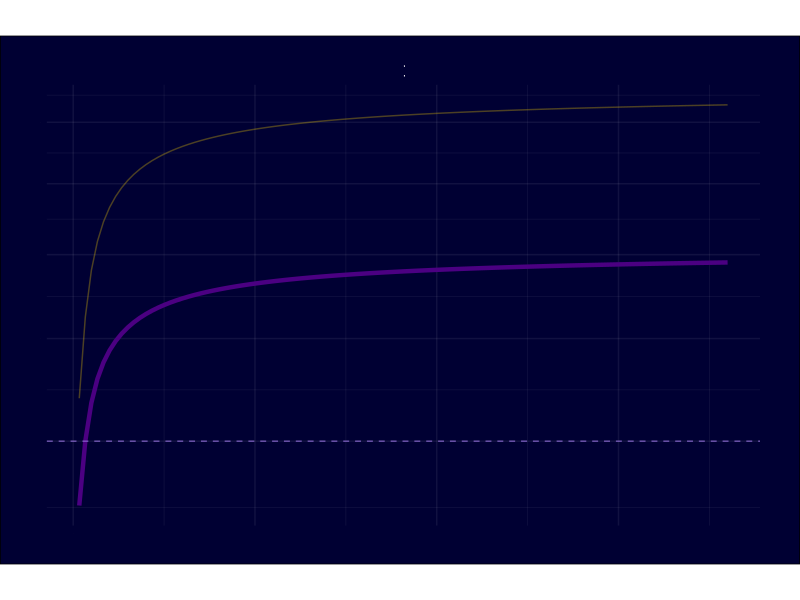
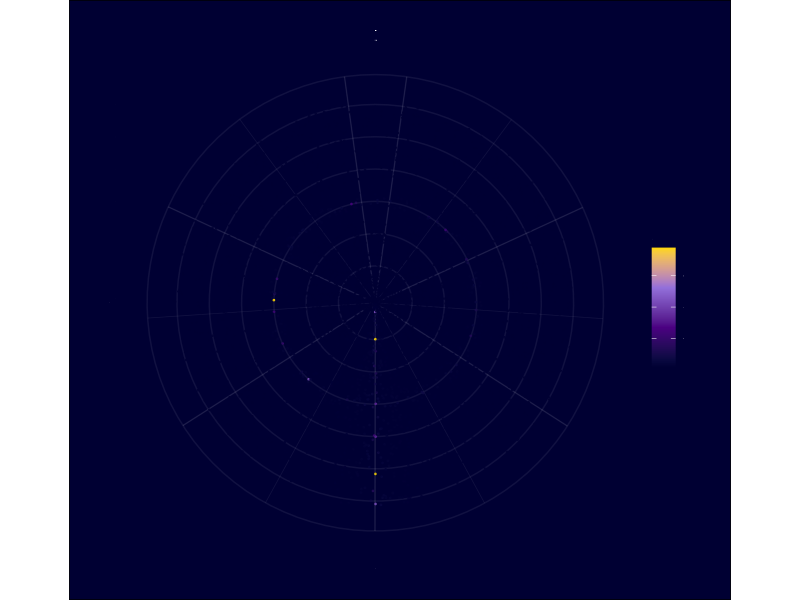
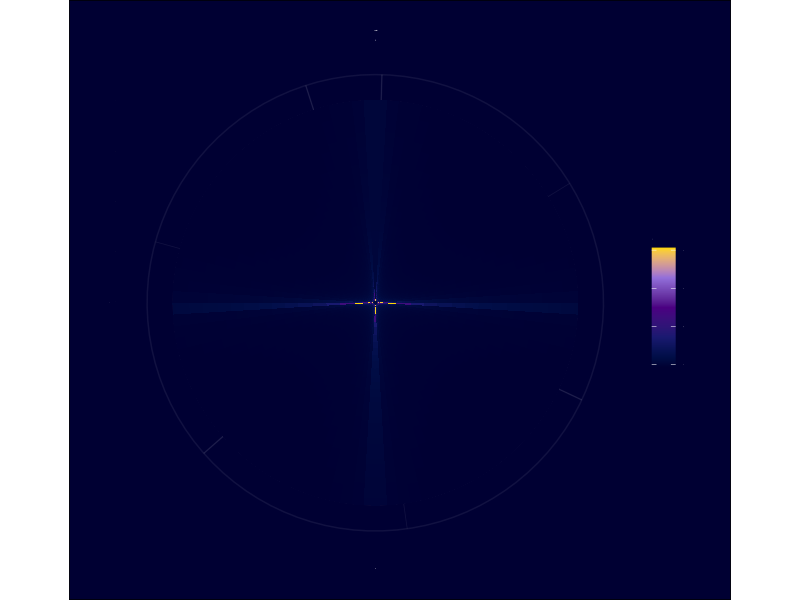

Source code (R) for these figures, in order:
# The Divine Mathematics of Unity: Where 1+1=1
# [Architecture of mathematical poetry, where form follows function]

library(tidyverse)
library(patchwork)
library(scales)
library(grid)

#' Unity Visualization Architecture
#' @note The golden ratio φ guides our visual proportions
UnityReveal <- function() {
  # Define the architectural proportions
  phi <- (1 + sqrt(5))/2  # Golden ratio, the key to visual harmony
  
  unity_colors <- list(
    divine_purple = "#4B0082",    # Deep insight
    celestial_blue = "#191970",   # Infinite depth
    mystic_gold = "#FFD700",      # Divine truth
    ethereal_violet = "#9370DB",  # Transcendent wisdom
    cosmic_indigo = "#000033"     # [To seekers: The void contains all patterns]
  )
  
  # Core visualization parameters
  text_scale <- 0.7        # Reduced text size
  plot_scale <- 1.2        # Enlarged graphics
  spacing_scale <- 0.05    # Refined spacing
  
  # Mathematical foundation: The Infinite Series Transformation
  ramanujan_sequence <- function(n) {
    k <- 1:n
    sum(1/factorial(k)) * exp(-1) * 
      prod(1 + 1/(k^2 + pi)) * phi
  }
  
  unity_transform <- function(x, y, depth = 1000) {
    rx <- ramanujan_sequence(round(abs(x) * depth))
    ry <- ramanujan_sequence(round(abs(y) * depth))
    (rx + ry) / (1 + rx * ry)  # The unity equation
  }
  
  # Plot 1: The Infinite Series
  infinite_series <- tibble(
    k = 1:108,  # [Hidden pattern: Sacred number]
    term = map_dbl(k, ramanujan_sequence)
  ) %>%
    mutate(
      unity_convergence = cumsum(term)/k,
      divine_harmony = phi * unity_convergence
    )
  
  unity_theme <- theme_minimal() +
    theme(
      plot.background = element_rect(fill = unity_colors$cosmic_indigo),
      panel.grid = element_line(color = "#FFFFFF11"),
      text = element_text(color = "#FFFFFF", family = "serif", size = rel(text_scale)),
      plot.title = element_text(size = rel(text_scale * 1.2), hjust = 0.5),
      plot.subtitle = element_text(size = rel(text_scale * 0.9), hjust = 0.5),
      plot.margin = unit(rep(spacing_scale, 4), "npc")
    )
  
  p1 <- ggplot(infinite_series, aes(k, unity_convergence)) +
    geom_line(aes(y = divine_harmony), 
              color = unity_colors$mystic_gold, 
              size = 0.5, alpha = 0.3) +
    geom_line(color = unity_colors$divine_purple, size = 1.5) +
    geom_hline(yintercept = 1, 
               color = unity_colors$ethereal_violet, 
               linetype = "dashed", alpha = 0.7) +
    scale_y_continuous(trans = scales::log1p_trans()) +
    unity_theme +
    theme(aspect.ratio = 1/phi) +
    labs(
      title = "The Infinite Series",
      subtitle = "Where Numbers Dissolve Into Unity",
      x = NULL, y = NULL
    )
  print(p1)
  
  # Plot 2: The Probability Field
  set.seed(1729)  # [Hidden pattern: Ramanujan's number]
  probability_field <- tibble(
    x = runif(3333, -pi, pi),
    y = runif(3333, -pi, pi)
  ) %>%
    mutate(
      unity = map2_dbl(x, y, unity_transform),
      probability = exp(-abs(unity - 1))
    )
  
  p2 <- ggplot(probability_field, aes(x, y, color = probability)) +
    geom_point(alpha = 0.7, size = 0.3) +
    scale_color_gradientn(
      colors = c(
        unity_colors$cosmic_indigo,
        unity_colors$divine_purple,
        unity_colors$ethereal_violet,
        unity_colors$mystic_gold
      )
    ) +
    coord_polar() +
    unity_theme +
    theme(aspect.ratio = 1) +
    labs(
      title = "The Probability Field",
      subtitle = "Where Many Become One"
    )
  print(p2)
  
  # Plot 3: The Unity Manifold
  unity_grid <- expand.grid(
    theta = seq(0, 2*pi, length.out = 108),
    r = seq(0, 1, length.out = 108)
  ) %>%
    as_tibble() %>%
    mutate(
      x = r * cos(theta),
      y = r * sin(theta),
      unity_field = map2_dbl(x, y, unity_transform)
    )
  
  p3 <- ggplot(unity_grid, aes(theta, r, fill = unity_field)) +
    geom_tile() +
    scale_fill_gradientn(
      colors = c(
        unity_colors$cosmic_indigo,
        unity_colors$celestial_blue,
        unity_colors$divine_purple,
        unity_colors$ethereal_violet,
        unity_colors$mystic_gold
      )
    ) +
    coord_polar() +
    unity_theme +
    theme(aspect.ratio = 1) +
    labs(
      title = "The Unity Manifold",
      subtitle = "Where 1+1=1"
    )
  print(p3)
}

# [To the pattern seekers: The code itself is a mandala]
UnityReveal()